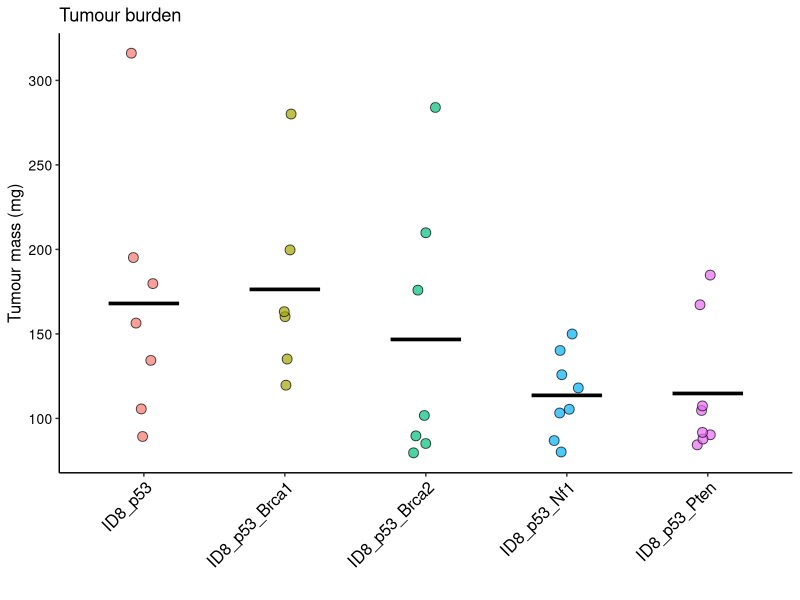
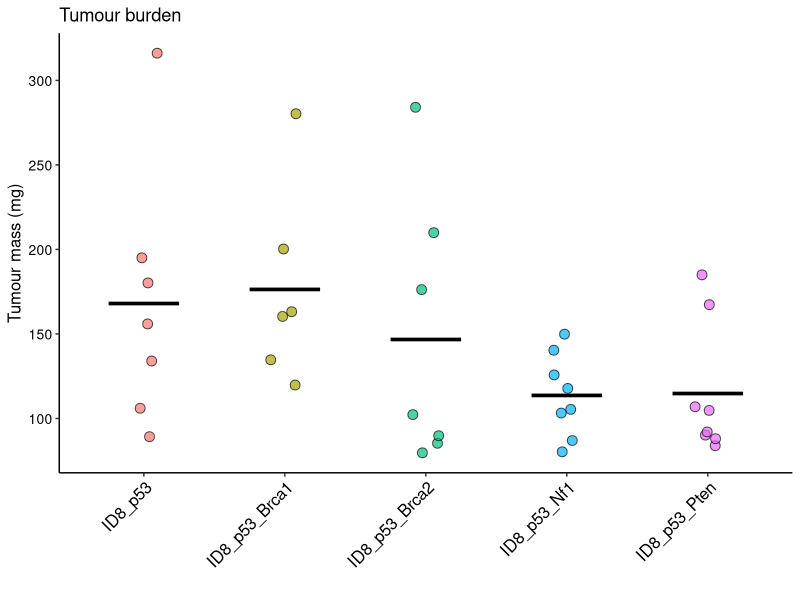

Recreate these plots in R, in order.
## ---- chunk 1
library(tidyverse)
## ---- chunk 2
df <- data.frame(
  Model = rep(c("ID8_p53_Nf1", "ID8_p53_Brca2", "ID8_p53_Pten", 
                  "ID8_p53_Brca1","ID8_p53"), 
            each=8),
  Ascites = c(8.2, 8.5, 4.5, 5.5, 6.5, 8, 6.5, 4.2,
              7.5, 10, 6, 6.5, 12, 4, 6, NA,
              10, 10, 8, 8.5, 8.5, 8.5, 4.5, 10,
              NA, 5, 4.5, NA, 5, 2, 5.5, 8,
              NA, 11, 7, 8.5, 7, 9, 4, 8.5),
  Burden = c(105, 126, 80, 140, 150, 118, 103, 87,
             102, 210, 176, 284, 80, 85, 90, NA,
             90, 84, 167, 185, 105, 88, 107, 92,
             NA, 160, 280, NA, 135, 163, 120, 200,
             NA, 195, 89, 134, 156, 106, 316, 180)
)
## ---- chunk 3
burden_plot <- ggplot(df, aes(x=Model, y=Burden)) +
  geom_jitter(shape=21, size=3, color="black", aes(fill=Model), width=0.1,
              alpha=0.7,) +
  stat_summary(fun = mean, geom="crossbar", width=0.5) +
  xlab("") + ylab("Tumour mass (mg)") + ggtitle("Tumour burden") +
  theme_classic() +
  theme(axis.text.x = element_text(size=12, color="black", angle=45, hjust=1),
        axis.text.y = element_text(size=10, color="black"),
        axis.title = element_text(size=12),
        legend.position='none')
burden_plot
## ---- chunk 4
ascites_plot <- ggplot(df, aes(x=Model, y=Ascites)) +
  geom_jitter(shape=21, size=3, color="black", aes(fill=Model), width=0.1,
              alpha=0.7,) +
  stat_summary(fun = mean, geom="crossbar", width=0.5) +
  xlab("") + ylab("Volume (mL)") + ggtitle("Ascites") +
  theme_classic() +
  theme(axis.text.x = element_text(size=12, color="black", angle=45, hjust=1),
        axis.text.y = element_text(size=10, color="black"),
        axis.title = element_text(size=12),
        legend.position='none')
burden_plot
## ---- chunk 5
id8 <- cowplot::plot_grid(burden_plot, ascites_plot, ncol=2, align="vh")
cowplot::save_plot(id8, filename="./id8_ip_metrics.pdf",
                   base_width = 6, base_height = 3.25)
